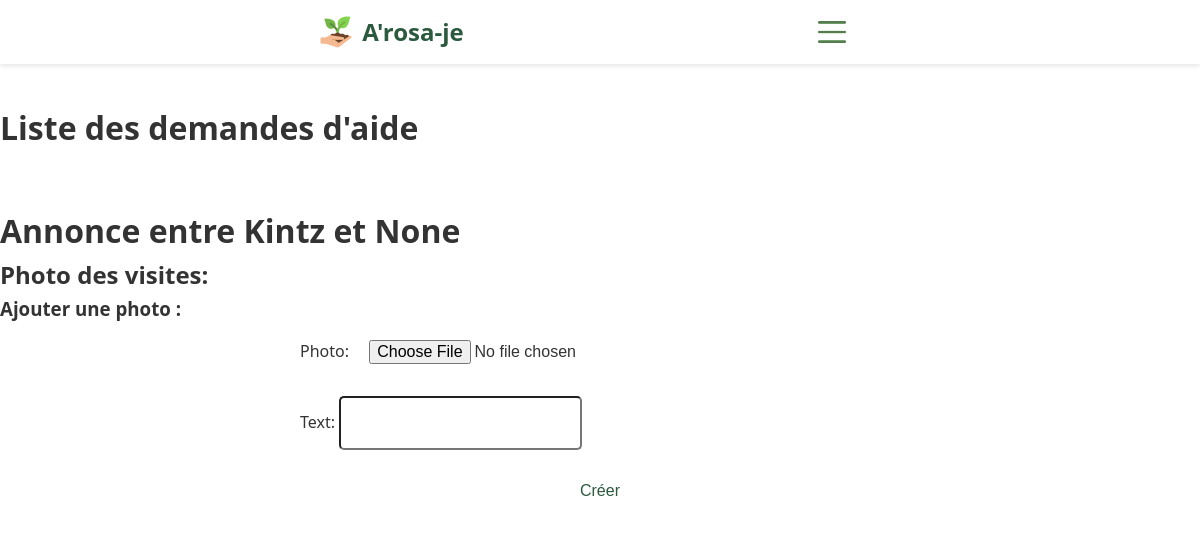
Before: /garde/1/ (signed in) with the older database file.
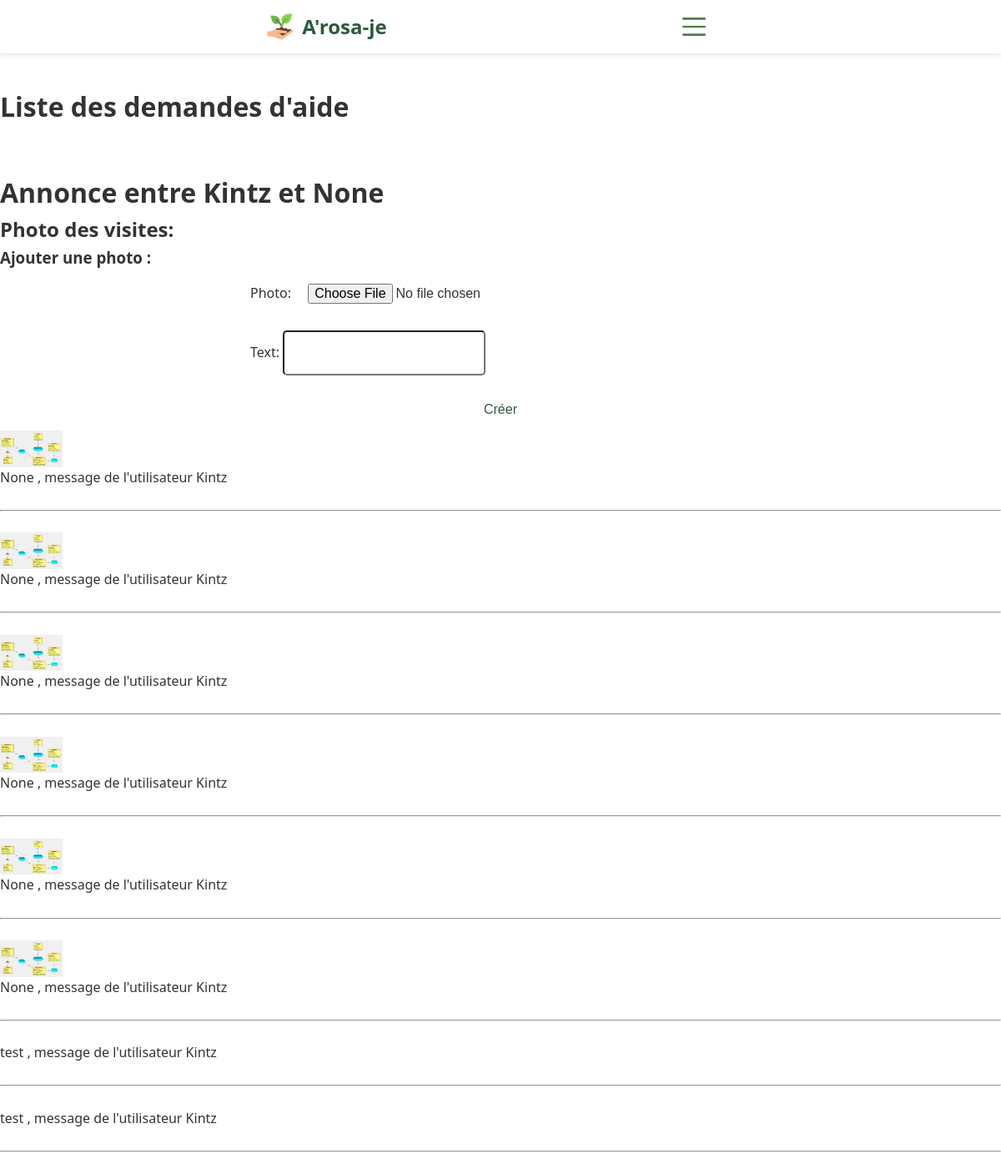
After: the same page with the newer database file.
### pageprincipale/models.py (models this page shows, shortened)
class Demande_plante(models.Model):
    plante = models.ForeignKey('Plante', on_delete=models.CASCADE)
    utilisateur_demandeur = models.ForeignKey(
        Utilisateur, on_delete=models.CASCADE, related_name='demandes_envoyees'
    )
    utilisateur_receveur = models.ForeignKey(
        Utilisateur, on_delete=models.SET_NULL, related_name='demandes_recues', null=True, blank=True
    )  # Par défaut, aucun receveur
    statut = models.CharField(
        max_length=20,
        choices=[('en attente', 'En attente'), ('acceptée', 'Acceptée'), ('refusée', 'Refusée')],
        default='en attente'
    )
    message=models.CharField(max_length=255,null=True)
    date_demande = models.DateTimeField(auto_now_add=True)
    date_reponse = models.DateTimeField(null=True, blank=True)

class Utilisateur(models.Model):
    id_utilisateur = models.AutoField(primary_key=True)  # ID de l'utilisateur
    is_pro = models.BooleanField(default=False)  # Si l'utilisateur est professionnel
    pseudo = models.CharField(max_length=255)  # Pseudo
    password = models.CharField(max_length=255)  # Mot de passe
    adresse = models.ForeignKey(Adresse, on_delete=models.CASCADE)  # Clé étrangère vers Adresse
    longitude = models.FloatField(null=True, blank=True)
    latitude = models.FloatField(null=True, blank=True)
    REQUIRED_FIELDS = ['password']
    USERNAME_FIELD = 'pseudo'
    def __str__(self):
        return self.pseudo

class MessageImage(models.Model):
    Demande = models.ForeignKey('Demande_plante',on_delete=models.CASCADE)
    text=text=models.CharField(max_length=250, blank=True, null=True)
    photo = models.ImageField(upload_to='photos_plantes/', blank=True, null=True)

### pageprincipale/views.py (the view)
# urls.py: path('garde/<int:id>/',garde,name='garde'),
def garde(request,id):
    logged_user = get_logged_form_request(request)
    form= GardeForm(request.POST)
    if logged_user:
        if request.method == 'POST':
            form = GardeForm(request.POST, request.FILES)
            if form.is_valid():
                messagephoto = form.save(commit=False)
                messagephoto.Demande = Demande_plante.objects.get(id=id) # Associer l'utilisateur connecté
                messagephoto.save()
                message_images = MessageImage.objects.filter(Demande=Demande_plante.objects.get(id=id))
                return render(request, 'garde.html',
                              {'logged_user': logged_user, 'form': form, 'message_images':message_images,'id':id})
        else :
            form = GardeForm()
            Demande = Demande_plante.objects.get(id=id)
            message_images = MessageImage.objects.filter(Demande=Demande)
            return render(request, 'garde.html',
                      {'logged_user': logged_user, 'Demande': Demande,'form':form,'message_images':message_images})
    else:
        return redirect('login')

### pageprincipale/forms.py
class GardeForm(forms.ModelForm):
    class Meta:
        model = MessageImage
        fields = ['photo','text']

### pageprincipale/views.py (called while the page is built)
def get_logged_form_request(request):
    if 'logged_user_id' in request.session:
        logged_user_id = request.session['logged_user_id']
        try:
            return Utilisateur.objects.get(id_utilisateur=logged_user_id)
        except Utilisateur.DoesNotExist:
            return None
    return None

### pageprincipale/templates/garde.html (shortened to what this page needs)
{% extends "pagedebase.html" %}
{% block content %}
<br><br><br><br>
<h1>Liste des demandes d'aide</h1>
<br><br>
<h1>Annonce entre {{Demande.utilisateur_demandeur}} et {{Demande.utilisateur_receveur}} </h1>
<h2>Photo des visites: </h2>
<h3>Ajouter une photo :</h3>
    <form method="post" enctype="multipart/form-data">
        {{ form.as_p }}
        <button type="submit" class="btn btn-primary">Créer</button>
    </form>
{% for message in message_images %}
{% if message.photo%}
<img src="{{ message.photo.url }}" class="maxImgW">
{% endif %}
<p> {{message.text}} , message de l'utilisateur {{logged_user.pseudo}}</p>
<br><hr><br>
{% endfor %}
{% endblock %}

### pageprincipale/templates/pagedebase.html (shortened to what this page needs)
{%load static %}
<link rel="stylesheet" type="text/css" href="{% static 'css/style.css'%}">
<!DOCTYPE html>
<html lang="fr">
<head>
    <link rel="stylesheet" href="https://unpkg.com/leaflet@1.9.4/dist/leaflet.css"/>
  </head>
  <body>
    {% block headerContent %}
    <header>
      <div class="logo" style="display: flex;justify-content: space-evenly;align-items: center"><div style="display:flex;align-items: center;justify-content:center;gap: 10px;"><img src="{% static 'icons/logoArosaj.png' %}"  width="32px">A'rosa-je</div><button onclick="changerMenu()"><img src="{% static 'icons/menu.png' %}" width="32px"></button></div>
    </header>
    {% endblock %} {% block content %} {% endblock %}
  </body>
</html>

### pageprincipale/static/css/style.css (style rules this page uses)
* { margin: 0; padding: 0; box-sizing: border-box; }
body { font-family: "Segoe UI", Tahoma, Geneva, Verdana, sans-serif; line-height: 1.6; color: #333; }
header { background-color: #ffffff; box-shadow: 0 2px 5px rgba(0, 0, 0, 0.1); position: fixed; width: 100%; top: 0; z-index: 1000; }
.logo { font-size: 1.5rem; font-weight: bold; color: #2c5a3f; }
form { max-width: 600px; margin: 0 auto; display: flex; flex-direction: column; gap: 1rem; }
input, textarea { padding: 1rem; border-radius: 5px; font-size: 1rem; }
button { padding-top: 50px; padding-bottom: 50px; padding: 1rem 2rem; background-color: white; color: #2c5a3f; border: none; border-radius: 5px; font-size: 1rem; cursor: pointer; transition: background-color 0.3s; }
img.maxImgW { max-width: 75px; max-height: 75px; }

Changed rows visible on the page:
added MessageImage: photo (picture), text "None"
now on this page (row unchanged): Utilisateur: pseudo "Kintz"
added MessageImage: photo (picture), text "None"
added MessageImage: photo (picture), text "None"
added MessageImage: photo (picture), text "None"
added MessageImage: photo (picture), text "None"
added MessageImage: photo (picture), text "None"
added MessageImage: text "test"
added MessageImage: text "test"
